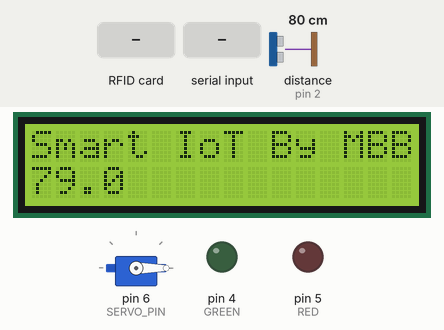
Bench run of a sketch on a simulated Arduino Uno, built with avr-gcc and run on an emulated ATmega328P. Shown: 16×2 character LCD, servo, output pins drawn as LEDs (lit = HIGH). Wiring (inferred from the names in the program): ultrasonic range finder: trigger pin 3; echo pin 2. The inputs (shaded band) are chosen by the test bench; at power-on: distance to the obstacle (sensor on pin 2) 80 cm. The echo pulse lasts 58.3 µs per cm; pins used as bus, display or sensor lines are not drawn; what the sketch prints to the serial monitor is not drawn.

Above: at 1.7 s.
1.8 s: distance to the obstacle (sensor on pin 2) set to 9 cm
At 2.5 s:
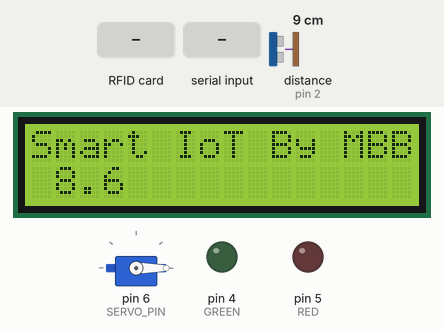
5.6 s: RFID card 5E 7A 19 C4 held to the reader
At 6.9 s:
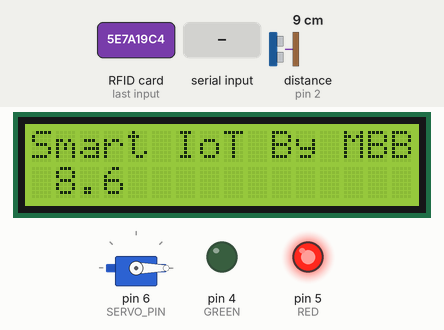
9.8 s: "1\n" received over the second serial link
At 10.01 s:
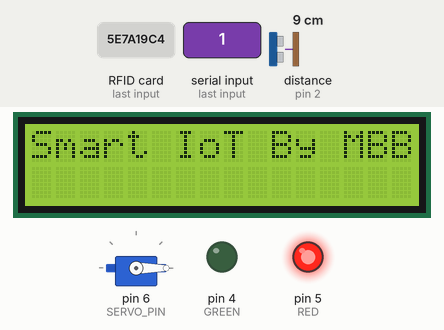
11.3 s: distance to the obstacle (sensor on pin 2) set to 2 cm
At 12.5 s:
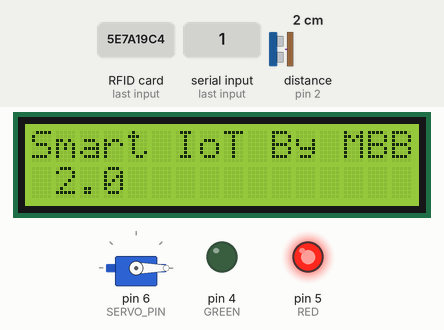
15.5 s: distance to the obstacle (sensor on pin 2) set to 4 cm
At 16.8 s:
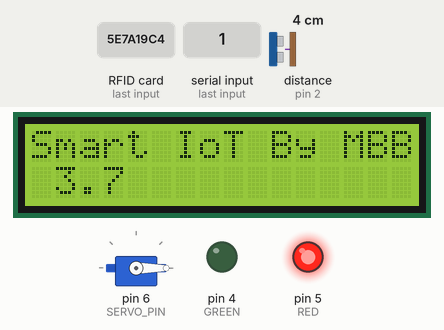
Timing chart, 0 to 18.5 s (numbered marks = the images above; inputs shaded):
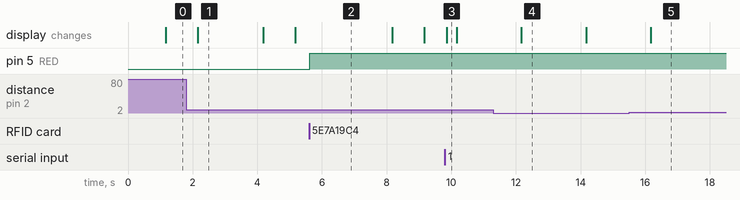

Measured:
- after the input at 1.8 s, the display: changes after 0.36 s (image 1)
- after the input at 5.6 s, pin 5 (RED): LOW → HIGH at once
- after the input at 9.8 s, the display: changes after 0.06 s (image 3)
- after the input at 11.3 s, the display: changes after 0.86 s (image 4)
- after the input at 15.5 s, the display: changes after 0.67 s (image 5)
- what the display in image 1 shows lasts 2.0 s, from 2.2 s to 4.2 s

The sketch:

iot_client_bluetooth.ino
```cpp
#include <SoftwareSerial.h>
#include <Wire.h>
#include <DHT.h>
#include <MsTimer2.h>
#include <LiquidCrystal_I2C.h>
LiquidCrystal_I2C lcd(0x27, 16, 2);

//서보모터
#include <Servo.h>  // 서보 라이브러리
//RC522 모듈
#include <SPI.h>
#include <MFRC522.h>

#define DEBUG

//초음파 거리 센서
#define TRIGGER_PIN 3     // 초음파 센서의 트리거 핀(초음파 보내는 핀)
#define ECHO_PIN 2        // 초음파 센서의 에코 핀(초음파 받는 핀)
#define MAX_DISTANCE 100  // 최대 측정 거리 (센서의 성능에 따라 조정)

//RC522 모듈
#define SS_PIN 10  // spi 통신을 위한 SS(chip select)핀 설정
#define RST_PIN 9  // 리셋 핀 설정

//서보모터
#define SERVO_PIN 6  //서보 PIN
Servo myservo;       //서보 라이브러리

//RGB LED 모듈
#define RED 5
#define GREEN 4


/* 등록된 RF CARD ID */
#define PICC_0 0xE0
#define PICC_1 0xEB
#define PICC_2 0x98
#define PICC_3 0x10

#define DHTTYPE DHT11
#define ARR_CNT 5
#define CMD_SIZE 60
char lcdLine1[17] = "Smart IoT By MBB";
char lcdLine2[17] = "";
char sendBuf[CMD_SIZE];
char recvId[10] = "MBB_UBU";  // SQL 저장 클라이이언트 ID
bool timerIsrFlag = false;
unsigned int secCount;
SoftwareSerial BTSerial(8, 7);  // TX, RX

//초음파 거리센서
float duration, distance;
bool distanceFlag = false;
char distanceStr[10];  // 변환된 거리 값을 저장할 문자열
//RC522 모듈
MFRC522 rfid(SS_PIN, RST_PIN);  // 'rfid' 이름으로 클래스 객체 선언
MFRC522::MIFARE_Key key;
byte nuidPICC[4];  // 카드 ID들을 저장(비교)하기 위한 배열(변수)선언
bool rfidFlag = false;
bool sendFlag = true;


void setup() {
#ifdef DEBUG
  Serial.begin(115200);
  Serial.println("setup() start!");
#endif
  lcd.init();
  lcd.backlight();
  lcdDisplay(0, 0, lcdLine1);
  lcdDisplay(0, 1, lcdLine2);

  //초음파 거리센서
  pinMode(TRIGGER_PIN, OUTPUT);
  pinMode(ECHO_PIN, INPUT);

  //RC522
  SPI.begin();      // SPI 통신 시작
  rfid.PCD_Init();  // RFID(MFRC522) 초기화
  //pinMode (SERVO_PIN, OUTPUT);
  myservo.attach(SERVO_PIN);  //서보 시작
  myservo.write(0);           //초기 서보 모터를 0도로 위치 시킴

  //RGB LED
  pinMode(RED, OUTPUT);
  pinMode(GREEN, OUTPUT);
  digitalWrite(RED, LOW);
  digitalWrite(GREEN, LOW);


  BTSerial.begin(9600);           // set the data rate for the SoftwareSerial port
  MsTimer2::set(1000, timerIsr);  // 1000ms period
  MsTimer2::start();
}

void restartRFIDRecognition() {
  //RC522
  //SPI.begin();      // SPI 통신 시작
  //rfid.PCD_Init();  // RFID(MFRC522) 초기화

  if(!rfid.PICC_IsNewCardPresent())
  {
    return;
  }
  if(!rfid.PICC_ReadCardSerial())
  {
    return;
  }
  Serial.print(F("PICC type: "));
  MFRC522::PICC_Type piccType = rfid.PICC_GetType(rfid.uid.sak);
  Serial.println(rfid.PICC_GetTypeName(piccType));

  if (piccType != MFRC522::PICC_TYPE_MIFARE_MINI &&
    piccType != MFRC522::PICC_TYPE_MIFARE_1K &&
    piccType != MFRC522::PICC_TYPE_MIFARE_4K) {
    Serial.println(F("Your tag is not of type MIFARE Classic."));
    return;
  }

  if (rfid.uid.uidByte[0] != PICC_0 ||
  rfid.uid.uidByte[1] != PICC_1 ||
  rfid.uid.uidByte[2] != PICC_2 ||
  rfid.uid.uidByte[3] != PICC_3) {
    Serial.println("false");
    analogWrite(RED, 255);
    analogWrite(GREEN, 0);
    sprintf(sendBuf,"[LJH_UBU]RFID@FAIL\n");
    BTSerial.write(sendBuf, strlen(sendBuf));
  } else {
    Serial.println("true");
    analogWrite(GREEN, 255);
    analogWrite(RED, 0);
    sprintf(sendBuf,"[LJH_UBU]RFID@PASS\n");
    BTSerial.write(sendBuf, strlen(sendBuf));
  }

  // Halt PICC
  rfid.PICC_HaltA();
  rfid.PCD_StopCrypto1();
}


void loop() {
  if (BTSerial.available())
    bluetoothEvent();

  if (timerIsrFlag) {
    timerIsrFlag = false;

    digitalWrite(TRIGGER_PIN, LOW);
    delayMicroseconds(2);
    digitalWrite(TRIGGER_PIN, HIGH);
    delayMicroseconds(10);
    digitalWrite(TRIGGER_PIN, LOW);

    duration = pulseIn(ECHO_PIN, HIGH);
    distance = ((float)(340 * duration) / 10000) / 2;

    dtostrf(distance, 4, 1, distanceStr);  // 소수점 2자리까지 출력 (전체 4자리)

    sprintf(lcdLine2, "%s",distanceStr);
    lcdDisplay(0, 1, lcdLine2);

#ifdef DEBUG
    //Serial.println(lcdLine2);
#endif

  }
  if(distance <= 10)
  {
    restartRFIDRecognition();
  }

#ifdef DEBUG
  if (Serial.available())
    BTSerial.write(Serial.read());
#endif
}

void bluetoothEvent() {
  int i = 0;
  char *pToken;
  char *pArray[ARR_CNT] = { 0 };
  char recvBuf[CMD_SIZE] = { 0 };
  int len = BTSerial.readBytesUntil('\n', recvBuf, sizeof(recvBuf) - 1);


#ifdef DEBUG
  Serial.print("Recv : ");
  Serial.println(recvBuf);
#endif

  pToken = strtok(recvBuf, "[@]");
  while (pToken != NULL) {
    pArray[i] = pToken;
    if (++i >= ARR_CNT)
      break;
    pToken = strtok(NULL, "[@]");
  }
  if ((strlen(pArray[1]) + strlen(pArray[2])) < 16) {
    sprintf(lcdLine2, "%s %s", pArray[1], pArray[2]);
    lcdDisplay(0, 1, lcdLine2);
  }

  if (!strcmp(pArray[1], "BUTTON")) {
    if (!strcmp(pArray[2], "ON")) {
      analogWrite(GREEN, 255);
      analogWrite(RED, 0);
      myservo.write(90);
      sprintf(lcdLine2, "Goodbye.");
      lcdDisplay(0, 1, lcdLine2);
      sendFlag = true;
      char sqlBuf[CMD_SIZE] = { 0 };
      sprintf(sqlBuf, "[%s]%s\n", "MBB_SQL", "SENSOR");
      BTSerial.write(sqlBuf);
    } else if (!strcmp(pArray[2], "OFF")) {
      analogWrite(GREEN, 0);
      analogWrite(RED, 255);
      myservo.write(5);
      sprintf(lcdLine2, "Invalid card.");
      lcdDisplay(0, 1, lcdLine2);
    }
    sprintf(sendBuf, "[%s]%s@%s\n", pArray[0], pArray[1], pArray[2]);
  }
  else if (!strncmp(pArray[1], " New", 4))  // New Connected
  {
    return;
  } else if (!strncmp(pArray[1], " Alr", 4))  //Already logged
  {
    return;
  }


#ifdef DEBUG
  Serial.print("Send : ");
  Serial.print(sendBuf);
#endif
  BTSerial.write(sendBuf);
}
void timerIsr() {
  timerIsrFlag = true;
  secCount++;
}
void lcdDisplay(int x, int y, char *str) {
  int len = 16 - strlen(str);
  lcd.setCursor(x, y);
  lcd.print(str);
  for (int i = len; i > 0; i--)
    lcd.write(' ');
}


void carPassFail(bool rfid)
{
  if (rfid)
  {
    analogWrite(GREEN, 255);
    analogWrite(RED, 0);
    sprintf(sendBuf,"[LJH_UBU]RFID@PASS\n");
    BTSerial.write(sendBuf, strlen(sendBuf));
  }
  else
  {
    //등록된 카드가 아니라면 시리얼 모니터로 ID 표시
    analogWrite(RED, 255);
    analogWrite(GREEN, 0);
    sprintf(sendBuf,"[LJH_UBU]RFID@FAIL\n");
    BTSerial.write(sendBuf, strlen(sendBuf));
  }
}
```
